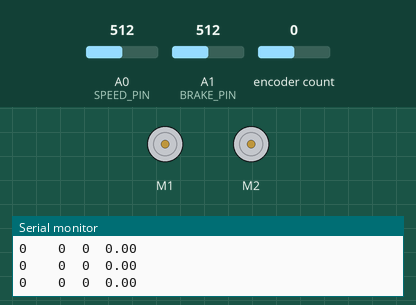
Simulated run of this sketch. Board: Arduino Uno, built with avr-gcc and run on an emulated ATmega328P. Parts: 2 × DC motor (green arrow = forward, orange = backward, longer = faster), the last lines printed to the serial monitor. The inputs (shaded band) are chosen by the test bench; at power-on: A0 (SPEED_PIN) = 512, A1 (BRAKE_PIN) = 512, encoder count 0.

Above: at 1.2 s.
1.3 s: A0 (SPEED_PIN) set to 716
At 2.8 s:
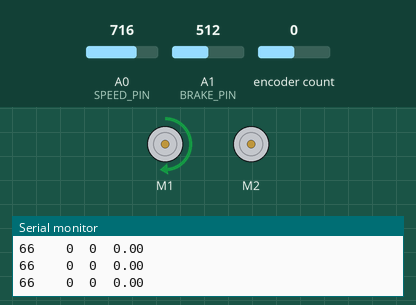
3.1 s: A0 (SPEED_PIN) set to 810
At 4.4 s:
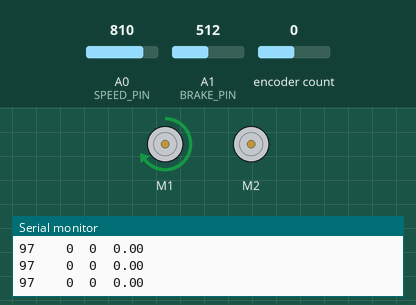
4.7 s: A0 (SPEED_PIN) set to 900
At 5.9 s:
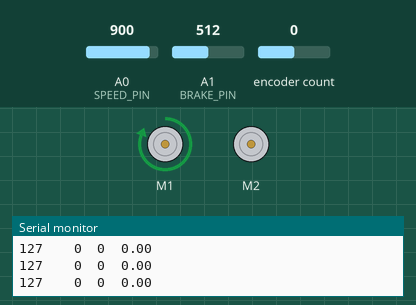
6.3 s: A0 (SPEED_PIN) set to 511
At 7.5 s:
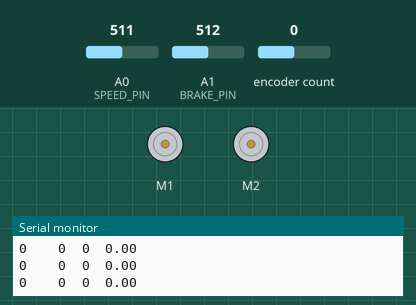
7.9 s: A0 (SPEED_PIN) set to 1023
At 9.2 s:
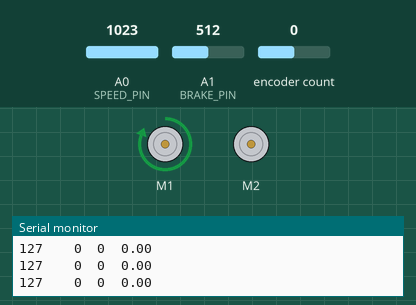
Timing chart, 0 to 10.7 s (numbered marks = the images above; inputs shaded):
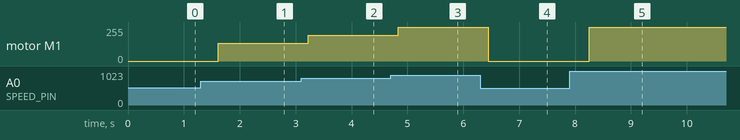

The sketch:

Utility_Cart_40V.ino
```cpp
#include <SabertoothSimplified.h>
#include <SoftwareSerial.h>
#include <Encoder.h>

#define SPEED_PIN               A0     // Potentiometer foot pedal
#define BRAKE_PIN               A1     // Potentiometer hand brake
#define BRAKE_MAX               800    // analog max value
#define SABERTOOTH_S1           5      // Sabertooth S1 input pin

SoftwareSerial       SerialRobot(4 , SABERTOOTH_S1);     // RX, TX
SabertoothSimplified ST(SerialRobot);
Encoder              myEnc(2, 3);

int Speed_Init_Analog, Brake_Init_Analog;
long oldPosition = -999;                // encoder position
long newPosition, speedOldPosition;
double speed_count;
double mph;

// ================= Foot pedal to Sabertooh ========

int FootPedal_Value() {
  int constrainvalue = constrain(analogRead(SPEED_PIN),Speed_Init_Analog, 900);

  int stval = map(constrainvalue, Speed_Init_Analog,900,0,127);
  //Serial.print(constrainvalue);Serial.print(",");Serial.print(stval);
  Serial.print(stval); Serial.print("\t");
  return stval;
}

// ================= Hand brake to Sabertooh ========

int HandBrake_Value() {
  int constrainvalue = constrain(analogRead(BRAKE_PIN),Brake_Init_Analog, BRAKE_MAX);

  int stval = map(constrainvalue, Brake_Init_Analog,BRAKE_MAX,0,-127);
  //Serial.print(","); Serial.print(constrainvalue);
  Serial.print("\t");Serial.print(stval);
  return stval;
}

// ===================== SETUP ==============================

void setup() {
    Serial.begin(57600);
    SerialRobot.begin(9600);

    ST.stop();
    Speed_Init_Analog = analogRead(SPEED_PIN); // reference speed read(foot pedal)
    Brake_Init_Analog = analogRead(BRAKE_PIN); // reference brake read(handle)
}

void loop() {
  static int prev_stval = 0;
  static unsigned long last_time_motor;
  int stval;
  unsigned long elapsed_time = millis() - last_time_motor;

  if ( elapsed_time > 200)  {   // moving motor
    last_time_motor = millis();

    int fwdval   = FootPedal_Value();
    int brakeval = HandBrake_Value();

    if (brakeval < -4 && mph > 0.4) {   // braking, overwrite forward and if currently forward
      if (mph > 10.0) {                 // fast enough to direct brake
        stval = brakeval;
      } else {                            // slower, proportional to speed
        stval = int(double(brakeval) * mph / 10.0);
      }
    } else {                            // forward
      stval = fwdval;
    }
    if (prev_stval == 0 && abs(stval) > 20) { // unexpected jump value when stopping
      Serial.println("   ==== detect jump====");
      prev_stval = stval;
      stval = 0;
    } else {
      prev_stval = stval;
    }

    ST.motor(1, stval);

    mph = 1000.0*(speedOldPosition - newPosition)*2.237/double(0.83*elapsed_time*5760); // m/s

    Serial.print("\t"); Serial.print(newPosition);
    Serial.print("\t"); Serial.println(mph);

    speedOldPosition = newPosition;

  }

  newPosition = myEnc.read();
  if (newPosition != oldPosition) {
    oldPosition = newPosition;

  }
}
```

Measured:
- after the input at 1.3 s, motor M1: stopped → forward 132/255 after 0.32 s
- after the input at 3.1 s, motor M1: forward 132/255 → forward 194/255 after 0.12 s
- after the input at 4.7 s, motor M1: forward 194/255 → forward 255/255 after 0.13 s
- after the input at 6.3 s, motor M1: forward 255/255 → stopped after 0.14 s
- after the input at 7.9 s, motor M1: stopped → forward 255/255 after 0.35 s
